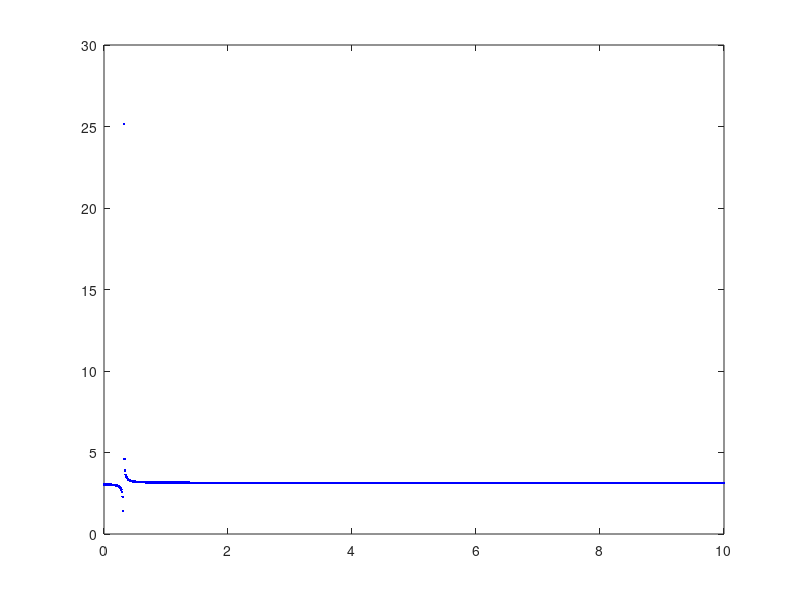

MATLAB code to generate this figure:

clc

theta_init=pi-0.1;
k=9.81/1;

for t=0:0.01:10
theta=(theta_init-(k*pi*t*t))/(1-k*t*t);
plot(t,theta,'b.')
hold on;
end

